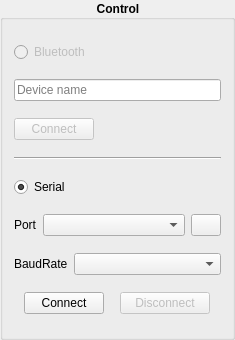
           <widget class="QGroupBox" name="ControlGroupBox">
            <property name="sizePolicy">
             <sizepolicy hsizetype="Preferred" vsizetype="Preferred">
              <horstretch>0</horstretch>
              <verstretch>0</verstretch>
             </sizepolicy>
            </property>
            <property name="minimumSize">
             <size>
              <width>235</width>
              <height>340</height>
             </size>
            </property>
            <property name="maximumSize">
             <size>
              <width>235</width>
              <height>340</height>
             </size>
            </property>
            <property name="styleSheet">
             <string notr="true">QGroupBox{
	font-weight: bold;
}</string>
            </property>
            <property name="title">
             <string>Control</string>
            </property>
            <property name="alignment">
             <set>Qt::AlignHCenter|Qt::AlignTop</set>
            </property>
            <property name="flat">
             <bool>false</bool>
            </property>
            <property name="checkable">
             <bool>false</bool>
            </property>
            <layout class="QVBoxLayout" name="verticalLayout_4">
             <item>
              <widget class="QRadioButton" name="CBtRadioButton">
               <property name="enabled">
                <bool>false</bool>
               </property>
               <property name="cursor">
                <cursorShape>ForbiddenCursor</cursorShape>
               </property>
               <property name="text">
                <string>Bluetooth</string>
               </property>
              </widget>
             </item>
             <item>
              <widget class="QLineEdit" name="CBtDevName">
               <property name="cursor">
                <cursorShape>ForbiddenCursor</cursorShape>
               </property>
               <property name="readOnly">
                <bool>true</bool>
               </property>
               <property name="placeholderText">
                <string>Device name</string>
               </property>
              </widget>
             </item>
             <item>
              <widget class="QPushButton" name="CBtConnectButton">
               <property name="enabled">
                <bool>false</bool>
               </property>
               <property name="minimumSize">
                <size>
                 <width>80</width>
                 <height>0</height>
                </size>
               </property>
               <property name="maximumSize">
                <size>
                 <width>0</width>
                 <height>16777215</height>
                </size>
               </property>
               <property name="cursor">
                <cursorShape>ForbiddenCursor</cursorShape>
               </property>
               <property name="text">
                <string>Connect</string>
               </property>
              </widget>
             </item>
             <item>
              <widget class="Line" name="line_2">
               <property name="orientation">
                <enum>Qt::Horizontal</enum>
               </property>
              </widget>
             </item>
             <item>
              <widget class="QRadioButton" name="CSeRadioButton">
               <property name="text">
                <string>Serial</string>
               </property>
               <property name="checked">
                <bool>true</bool>
               </property>
              </widget>
             </item>
             <item>
              <layout class="QHBoxLayout" name="horizontalLayout_4" stretch="0,8,2">
               <item>
                <widget class="QLabel" name="label_2">
                 <property name="text">
                  <string>Port</string>
                 </property>
                </widget>
               </item>
               <item>
                <widget class="QComboBox" name="CSeComboBox">
                 <property name="sizePolicy">
                  <sizepolicy hsizetype="Expanding" vsizetype="Fixed">
                   <horstretch>0</horstretch>
                   <verstretch>0</verstretch>
                  </sizepolicy>
                 </property>
                 <property name="currentText">
                  <string/>
                 </property>
                 <property name="placeholderText">
                  <string/>
                 </property>
                </widget>
               </item>
               <item>
                <widget class="QPushButton" name="CSeRefreshButton">
                 <property name="minimumSize">
                  <size>
                   <width>30</width>
                   <height>0</height>
                  </size>
                 </property>
                 <property name="maximumSize">
                  <size>
                   <width>30</width>
                   <height>16777215</height>
                  </size>
                 </property>
                 <property name="text">
                  <string/>
                 </property>
                 <property name="icon">
                  <iconset resource="../resources.qrc">
                   <normaloff>:/ButtonIcons/resources/icons/refresh.png</normaloff>:/ButtonIcons/resources/icons/refresh.png</iconset>
                 </property>
                </widget>
               </item>
              </layout>
             </item>
             <item>
              <layout class="QHBoxLayout" name="horizontalLayout_6" stretch="2,8">
               <item>
                <widget class="QLabel" name="label">
                 <property name="sizePolicy">
                  <sizepolicy hsizetype="Expanding" vsizetype="Preferred">
                   <horstretch>0</horstretch>
                   <verstretch>0</verstretch>
                  </sizepolicy>
                 </property>
                 <property name="text">
                  <string>BaudRate</string>
                 </property>
                </widget>
               </item>
               <item>
                <widget class="QComboBox" name="CSeComboBoxBaudRate">
                 <property name="sizePolicy">
                  <sizepolicy hsizetype="Expanding" vsizetype="Fixed">
                   <horstretch>0</horstretch>
                   <verstretch>0</verstretch>
                  </sizepolicy>
                 </property>
                 <property name="currentText">
                  <string/>
                 </property>
                 <property name="currentIndex">
                  <number>-1</number>
                 </property>
                 <property name="placeholderText">
                  <string>Select baudrate</string>
                 </property>
                </widget>
               </item>
              </layout>
             </item>
             <item>
              <layout class="QHBoxLayout" name="horizontalLayout_8">
               <item>
                <widget class="QPushButton" name="CSeConnectButton">
                 <property name="minimumSize">
                  <size>
                   <width>80</width>
                   <height>0</height>
                  </size>
                 </property>
                 <property name="maximumSize">
                  <size>
                   <width>80</width>
                   <height>16777215</height>
                  </size>
                 </property>
                 <property name="text">
                  <string>Connect</string>
                 </property>
                </widget>
               </item>
               <item>
                <widget class="QPushButton" name="CSeDisconnectButton">
                 <property name="enabled">
                  <bool>false</bool>
                 </property>
                 <property name="minimumSize">
                  <size>
                   <width>90</width>
                   <height>0</height>
                  </size>
                 </property>
                 <property name="maximumSize">
                  <size>
                   <width>90</width>
                   <height>16777215</height>
                  </size>
                 </property>
                 <property name="text">
                  <string>Disconnect</string>
                 </property>
                </widget>
               </item>
              </layout>
             </item>
            </layout>
           </widget>
